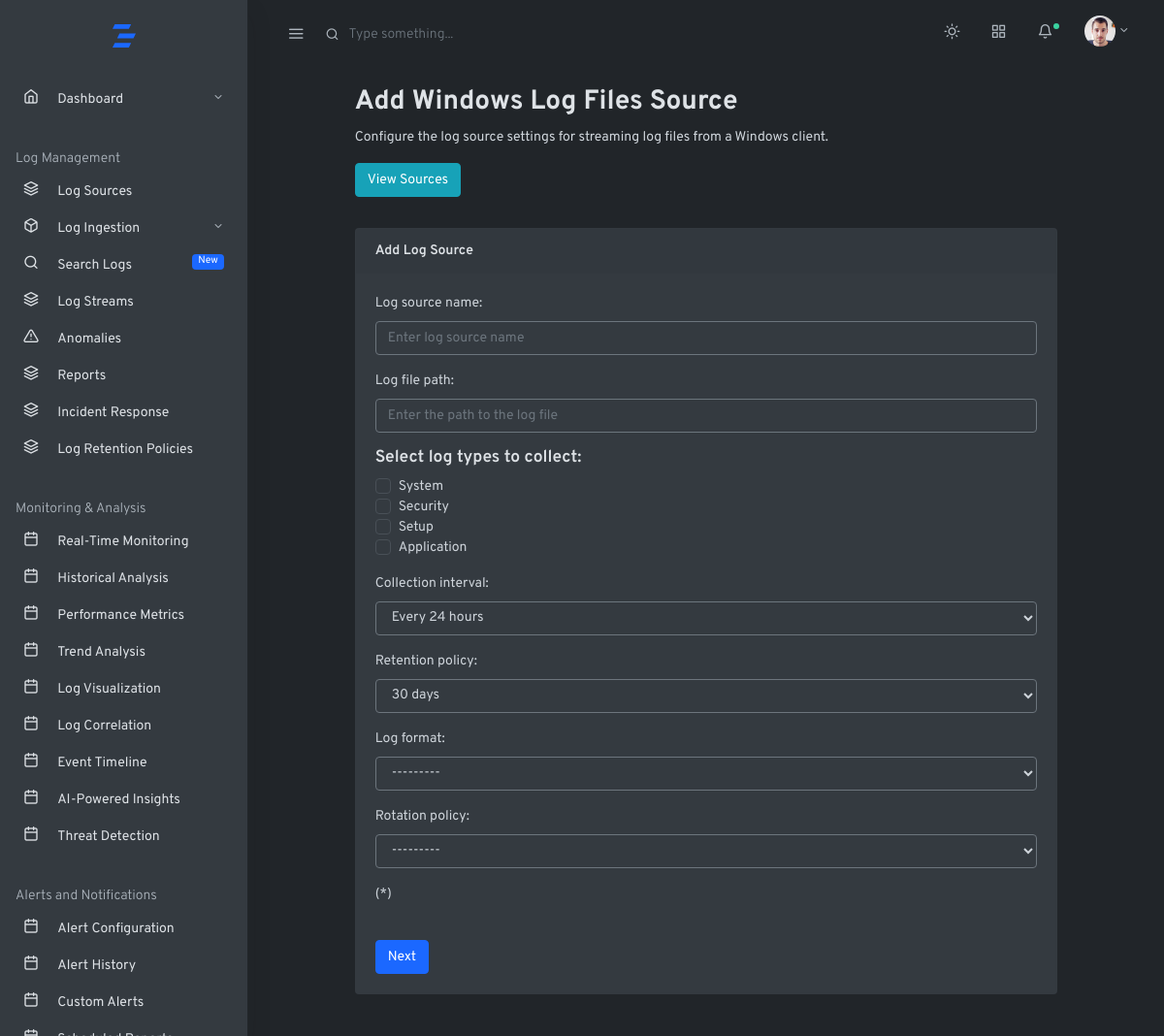
Before: /home/windows/logfilestreams/ with the older database file.
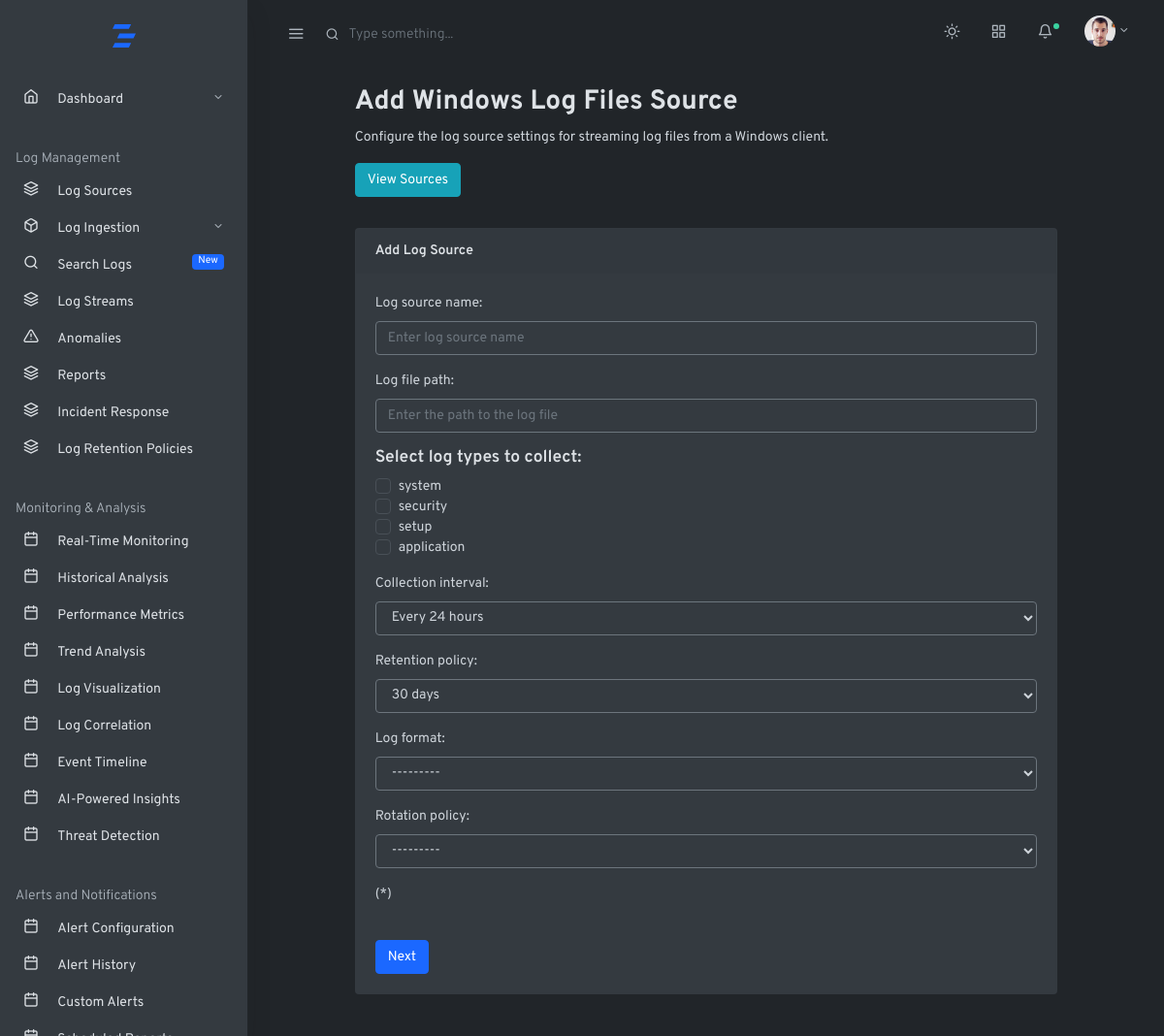
After: the same page with the newer database file.
### log_management_app/models.py (models this page shows)
class WindowsLogType(models.Model):
    LOG_TYPE_CHOICES = [
        ('system', 'System'),
        ('security', 'Security'),
        ('setup', 'Setup'),
        ('application', 'Application'),
    ]
    name = models.CharField(max_length=20, choices=LOG_TYPE_CHOICES, unique=True)
    def __str__(self):
        return self.name

### log_management_app/views.py (the view)
# urls.py: path('home/windows/logfilestreams/',views.windowslogfilestreams,name='windowslogfilestreams'),
def windowslogfilestreams(request):
    if request.method=='POST':
        logfileform=WindowsFileLogSourceForm(request.POST)
        if logfileform.is_valid():
            logfileform=logfileform.save()
            return redirect('logsources')
    else:
        logfileform=WindowsFileLogSourceForm()
    context={'logfileform':logfileform}
    return render(request,'baseapp/logingestion/systemlogs/windows/logfilestreamform.html',context)

### log_management_app/forms.py
class WindowsFileLogSourceForm(forms.ModelForm):
    log_type = forms.ModelMultipleChoiceField(
        queryset=WindowsLogType.objects.all()
    )
    class Meta:
        model = WindowsFileLogSource
        fields = [
            'log_source_name',
            'log_file_path',
            'log_type',
            'collection_interval',
            'retention_policy',
            'log_format',
            'rotation_policy',
        ]
        widgets = {
            'log_source_name': forms.TextInput(attrs={'class': 'form-control', 'placeholder': 'Enter log source name'}),
            'log_file_path': forms.TextInput(attrs={'class': 'form-control', 'placeholder': 'Enter the path to the log file'}),
            'collection_interval': forms.Select(attrs={'class': 'form-control'}),
            'retention_policy': forms.Select(attrs={'class': 'form-control'}),
            'log_format': forms.Select(attrs={'class': 'form-control'}),
            'rotation_policy': forms.Select(attrs={'class': 'form-control'}),
        }

### log_management_app/templates/baseapp/logingestion/systemlogs/windows/logfilestreamform.html (shortened to what this page needs)
{% extends 'mainhome.html' %}
{% block content %}
<div class="container-fluid">
    <div class="row justify-content-center">
        <div class="col-12 col-lg-10">
            <h2 class="page-title">Add Windows Log Files Source</h2>
            <p>Configure the log source settings for streaming log files from a Windows client.</p>
            <a href="" class="btn mb-2 btn-info">View Sources</a>
            <div class="card my-4">
                <div class="card-header">
                    <strong>Add Log Source</strong>
                </div>
                <div class="card-body">
                    <form method="post" action="">
                        <div class="form-group">
                            {{ logfileform.log_source_name.label_tag }}
                            {{ logfileform.log_source_name }}
                        </div>
                        <div class="form-group">
                            {{ logfileform.log_file_path.label_tag }}
                            {{ logfileform.log_file_path }}
                        </div>
                        <h5>Select log types to collect:</h5>
                        <div class="form-group">
                            {% for checkbox in logfileform.log_type %}
                                <div class="custom-control custom-checkbox">
                                    <label class="custom-control-label" for="customCheck{{ forloop.counter }}">
                                        {{ checkbox.choice_label }}
                                    </label>
                                </div>
                            {% endfor %}
                        </div>
                        <div class="form-group">
                            {{ logfileform.collection_interval.label_tag }}
                            {{ logfileform.collection_interval }}
                        </div>
                        <div class="form-group">
                            {{ logfileform.retention_policy.label_tag }}
                            {{ logfileform.retention_policy }}
                        </div>
                        <div class="form-group">
                            {{ logfileform.log_format.label_tag }}
                            {{ logfileform.log_format }}
                        </div>
                        <div class="form-group">
                            {{ logfileform.rotation_policy.label_tag }}
                            {{ logfileform.rotation_policy }}
                        </div>
                        <div class="form-group">
                            {{ logfileform.ingestion_mtd.label_tag }}(*)
                        </div> <br>
                        <button type="submit" class="btn btn-primary">Next</button>
                    </form>
                </div>
            </div>
        </div>
    </div>
</div>
{% endblock %}

Changed rows visible on the page:
removed WindowsLogType: choice_label "System"
removed WindowsLogType: choice_label "Security"
removed WindowsLogType: choice_label "Setup"
removed WindowsLogType: choice_label "Application"
added WindowsLogType: choice_label "system"
added WindowsLogType: choice_label "security"
added WindowsLogType: choice_label "setup"
added WindowsLogType: choice_label "application"
